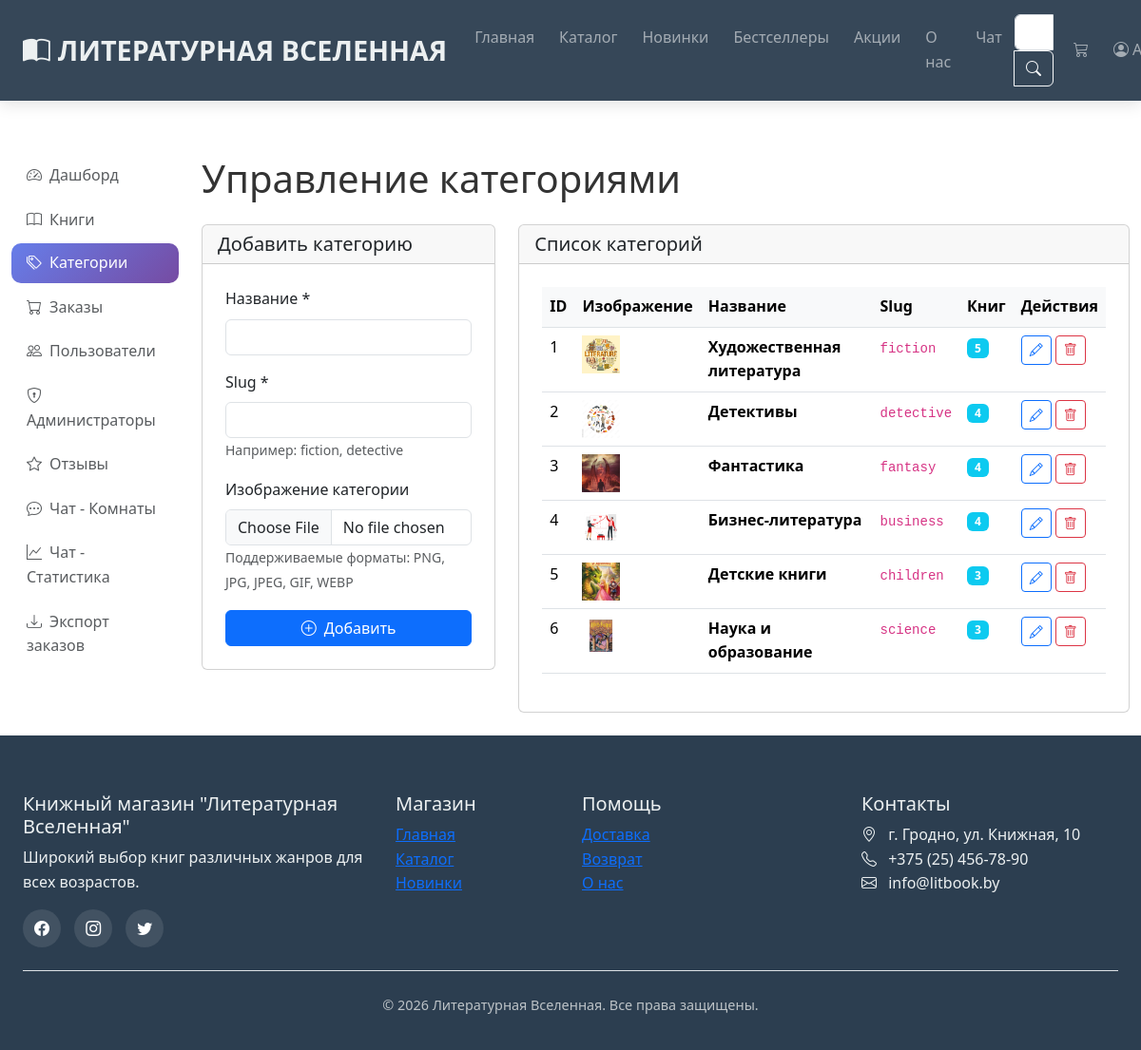
The page /admin/categories (signed in) on the database its author committed.
### models.py (models this page shows, shortened)
class Category(db.Model):
    __tablename__ = 'categories'
    id = db.Column(db.Integer, primary_key=True)
    name = db.Column(db.String(50), nullable=False, unique=True)
    slug = db.Column(db.String(50), nullable=False, unique=True)
    image = db.Column(db.String(100))
    books = db.relationship('Book', backref='category', lazy=True)

### admin.py (the view)
@admin_bp.route('/categories')
@admin_required
def categories():
    categories = Category.query.all()
    return render_template('admin/categories.html', categories=categories)

### admin.py (called while the page is built)
def admin_required(f):
    @wraps(f)
    def decorated_function(*args, **kwargs):
        if 'user_id' not in session:
            flash('Пожалуйста, войдите в систему', 'warning')
            return redirect(url_for('login'))
        user = User.query.get(session['user_id'])
        if not user or not user.is_admin:
            flash('Доступ запрещен. Требуются права администратора.', 'danger')
            return redirect(url_for('index'))
        return f(*args, **kwargs)
    return decorated_function

### app.py (called while the page is built)
@app.context_processor
def inject_data():
    categories = Category.query.all()
    cart_count = 0
    if 'cart' in session:
        cart_count = sum(item['quantity'] for item in session['cart'].values())
    return dict(
        categories=categories,
        cart_count=cart_count,
        current_year=datetime.now().year
    )

### templates/admin/categories.html (shortened to what this page needs)
{% extends "base.html" %}
{% block content %}
<div style="height: 70px;"></div>
<div class="container-fluid py-4">
    <div class="row">
        <div class="col-md-3 col-lg-2 mb-4">
            {% include "admin/sidebar.html" %}
        </div>
        <div class="col-md-9 col-lg-10">
            <h1 class="mb-4">Управление категориями</h1>
            <div class="row">
                <div class="col-md-4 mb-4">
                    <div class="card">
                        <div class="card-header">
                            <h5 class="mb-0">Добавить категорию</h5>
                        </div>
                        <div class="card-body">
                            <form action="{{ url_for('admin.add_category') }}" method="post" enctype="multipart/form-data">
                                <div class="mb-3">
                                    <label class="form-label">Название *</label>
                                    <input type="text" name="name" class="form-control" required>
                                </div>
                                <div class="mb-3">
                                    <label class="form-label">Slug *</label>
                                    <input type="text" name="slug" class="form-control" required>
                                    <small class="text-muted">Например: fiction, detective</small>
                                </div>
                                <div class="mb-3">
                                    <label class="form-label">Изображение категории</label>
                                    <input type="file" name="image_file" class="form-control" accept="image/*">
                                    <small class="text-muted">Поддерживаемые форматы: PNG, JPG, JPEG, GIF, WEBP</small>
                                </div>
                                <button type="submit" class="btn btn-primary w-100">
                                    <i class="bi bi-plus-circle me-2"></i>Добавить
                                </button>
                            </form>
                        </div>
                    </div>
                </div>
                <div class="col-md-8">
                    <div class="card">
                        <div class="card-header">
                            <h5 class="mb-0">Список категорий</h5>
                        </div>
                        <div class="card-body">
                            <div class="table-responsive">
                                <table class="table table-hover">
                                    <thead>
                                        <tr>
                                            <th>ID</th>
                                            <th>Изображение</th>
                                            <th>Название</th>
                                            <th>Slug</th>
                                            <th>Книг</th>
                                            <th>Действия</th>
                                        </tr>
                                    </thead>
                                    <tbody>
                                        {% for category in categories %}
                                        <tr>
                                            <td>{{ category.id }}</td>
                                            <td>
                                                <img src="{{ url_for('static', filename='img/books/' + category.image) }}"
                                                     alt="{{ category.name }}" style="width: 40px; height: 40px; object-fit: cover;">
                                            </td>
                                            <td>
                                                <strong>{{ category.name }}</strong>
                                            </td>
                                            <td><code>{{ category.slug }}</code></td>
                                            <td>
                                                <span class="badge bg-info">{{ category.books|length }}</span>
                                            </td>
                                            <td>
                                                <button type="button" class="btn btn-sm btn-outline-primary"
                                                        data-bs-toggle="modal" data-bs-target="#editModal{{ category.id }}">
                                                    <i class="bi bi-pencil"></i>
                                                </button>
                                                <a href="{{ url_for('admin.delete_category', category_id=category.id) }}"
                                                   class="btn btn-sm btn-outline-danger"
                                                   onclick="return confirm('Удалить категорию?')">
                                                    <i class="bi bi-trash"></i>
                                                </a>
                                            </td>
                                        </tr>
                                        {% endfor %}
                                    </tbody>
                                </table>
                            </div>
                        </div>
                    </div>
                </div>
            </div>
        </div>
    </div>
</div>
{% endblock %}

### static/css/style.css (style rules this page uses)
:root { --primary-color: #2c3e50; --secondary-color: #3498db; --accent-color: #e74c3c; --light-color: #ecf0f1; --dark-color: #2c3e50; --text-color: #333; --shadow: 0 5px 15px rgba(0, 0, 0, 0.1); --transition: all 0.3s ease; }
* { margin: 0; padding: 0; box-sizing: border-box; }
body { font-family: "Segoe UI", Tahoma, Geneva, Verdana, sans-serif; color: var(--text-color); line-height: 1.6; overflow-x: hidden; }
.card-body { padding: 1.5rem; }
.table th { background-color: #f8f9fa; font-weight: 600; }

### rows shown on the page
Category: id "1", image (picture), name "Художественная литература", slug "fiction", books|length "5"
Category: id "2", image (picture), name "Детективы", slug "detective", books|length "4"
Category: id "3", image (picture), name "Фантастика", slug "fantasy", books|length "4"
Category: id "4", image (picture), name "Бизнес-литература", slug "business", books|length "4"
Category: id "5", image (picture), name "Детские книги", slug "children", books|length "3"
Category: id "6", image (picture), name "Наука и образование", slug "science", books|length "3"
